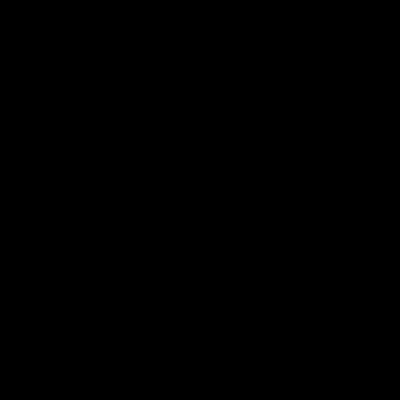
Frame 1 (no input)
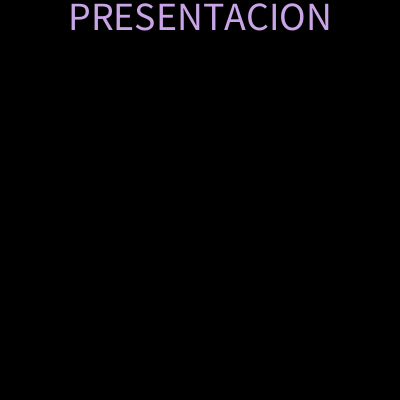
Frame 60 (the mouse pressed at the canvas centre just before this capture)
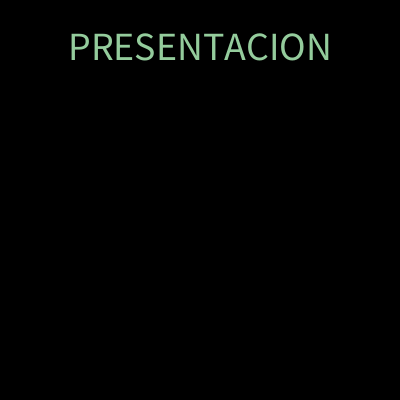
Frame 120 (the mouse held since frame 60 and released just before this capture)

The Processing sketch that drew these frames (run headless with seeded random() and noise(); from frame 60 on, the mouse is pressed at the canvas centre):

// Processing sketch: textoConTransparencia
// ── textoConTransparencia.pde
float py = 0;
float opacidad = 255;
float vel = 1;
float rojo, verde, azul;
void setup() {
  size(400, 400);
  textSize(40);
  textAlign(CENTER);
}
void draw() {
  background(0);
  opacidad = py*255/height;
  if (frameCount%60==0) { // cada segundo cambia
    rojo = random(150, 255);
    verde = random(150, 255);
    azul = random(150, 255);

    // vel = vel-0.1; // revisen esto
  }
  fill(rojo, verde, azul, 255-opacidad);
  text("PRESENTACION", width/2, py);
  if (py<height) {
    py = py+0.5 * vel;
  }
}
